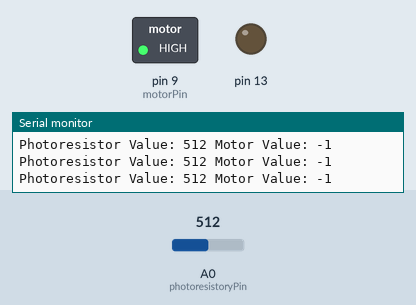
This sketch was run on a simulated Arduino Uno, built with avr-gcc and run on an emulated ATmega328P. Parts: switched loads named in the sketch (green lamp = pin HIGH), output pins drawn as LEDs (lit = HIGH), the last lines printed to the serial monitor. The test bench sets the inputs (shaded band); at power-on: A0 (photoresistoryPin) = 512.

Above: at 5.2 s.
5.3 s: A0 (photoresistoryPin) set to 122
At 6.4 s:
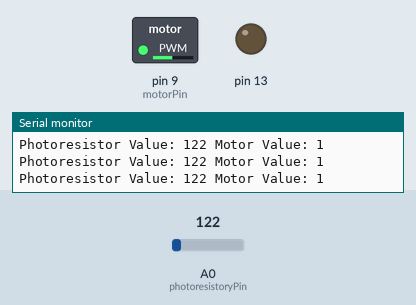
6.8 s: A0 (photoresistoryPin) set to 716
At 7.3 s:
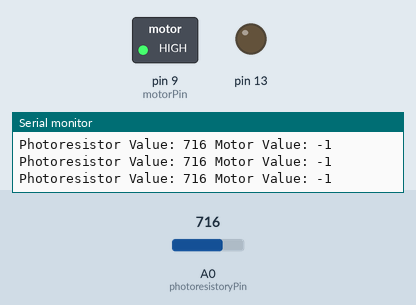
8.3 s: A0 (photoresistoryPin) set to 0
At 9.4 s:
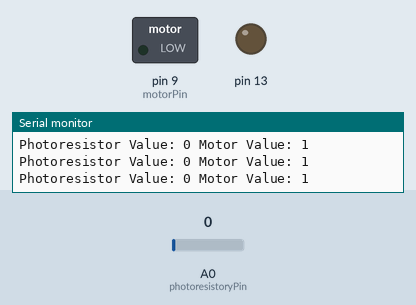
Timing chart, 0 to 11.3 s (numbered marks = the images above; inputs shaded):
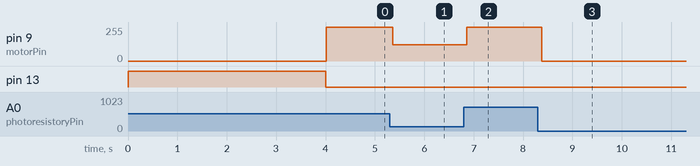

Measured:
- after the input at 5.3 s, pin 9 (motorPin): 255/255 → 122/255 after 0.06 s
- after the input at 6.8 s, pin 9 (motorPin): 122/255 → 255/255 after 0.06 s
- after the input at 8.3 s, pin 9 (motorPin): 255/255 → 0/255 after 0.08 s

The sketch:

motorized_pinwheel_photoresistor.ino
```cpp
/*
 *Vary speeds of a 9v motor depending upon the light that hits the photoresistor.
 */
const int photoresistoryPin = A0;
const int motorPin = 9;
int highLight = 0;
int lowLight = 1023;

void setup() {
  Serial.begin(9600);
  pinMode(motorPin, OUTPUT);
  pinMode(13, OUTPUT);

  digitalWrite(13, HIGH);
  while(millis() < 4000){

    int photoresistorValue = analogRead(photoresistoryPin);

    if(photoresistorValue > highLight){
      highLight = photoresistorValue;
    }

    if(photoresistorValue < lowLight){
      lowLight = photoresistorValue;
    }

  }

  Serial.print("High Light: ");
  Serial.print(highLight);
  Serial.print(" Low Light: ");
  Serial.println(lowLight);

  digitalWrite(13, LOW);
}

void loop() {

  int photoresistorValue = analogRead(photoresistoryPin);
  int motorValue = map(photoresistorValue, lowLight, highLight, 0, 255);
  Serial.print("Photoresistor Value: ");
  Serial.print(photoresistorValue);
  Serial.print(" Motor Value: ");
  Serial.println(motorValue);

  analogWrite(motorPin, photoresistorValue);

}
```
